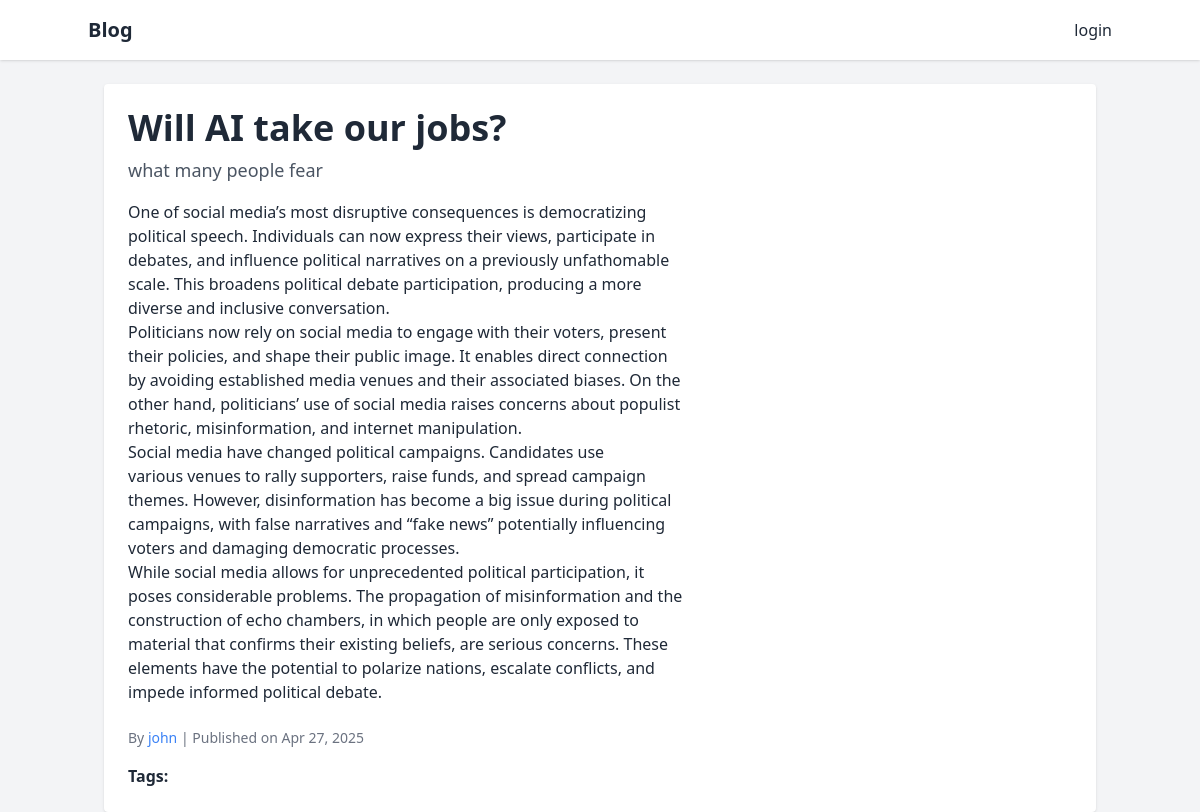
Screenshot of /post/will-ai-take-our-jobs-what-many-people-fear/ with the database file from the repository.
### appstore/models.py (models this page shows, shortened)
class Post(models.Model):
    title=models.CharField(max_length=100, unique=True)
    subtitle=models.CharField(max_length=100,blank=True)
    slug=models.SlugField(max_length=100,unique=True)
    content=models.TextField()
    meta_description=models.CharField(max_length=150,blank=True)
    date_created=models.DateTimeField(auto_now_add=True)
    date_modified=models.DateTimeField(auto_now=True)
    published_date=models.DateTimeField(auto_now=True)
    published=models.BooleanField(default=False)
    author=models.ForeignKey(Profile,on_delete=models.PROTECT)
    tags=models.ManyToManyField(Tag,blank=True)
    class Meta:
        ordering=["-published_date"]

class Profile(models.Model):
    user=models.OneToOneField(settings.AUTH_USER_MODEL,on_delete=models.PROTECT)
    website=models.URLField(blank=True)
    bio=models.CharField(max_length=240,blank=True)

### appstore/views.py (the view)
# urls.py: path('post/<slug:slug>/', views.detail, name='detail'),
def detail(request, slug):
    post = get_object_or_404(Post, slug=slug, published=True)
    return render(request, 'detail.html', {'post': post})

### appstore/templates/detail.html (shortened to what this page needs)
{% extends 'base.html' %}
{% block content %}
<article class="bg-white p-6 rounded shadow">
    <h1 class="text-4xl font-bold mb-2">{{ post.title }}</h1>
    <p class="text-lg text-gray-600 mb-4">{{ post.subtitle }}</p>
    <div class="prose max-w-none">
        {{ post.content|linebreaks }}
    </div>
    <p class="mt-6 text-sm text-gray-500">
        By
        <a href="{% url 'profile' username=post.author.user.username %}" class="text-blue-500 hover:underline">
            {{ post.author.user.username }}
        </a>
        | Published on {{ post.published_date|date:"M d, Y" }}
    </p>
    <div class="mt-4">
        <strong>Tags:</strong>
    </div>
</article>
{% endblock %}

### rows the page displays
Post: title "Will AI take our jobs?", subtitle "what many people fear", content "One of social media’s most disruptive consequences is democratizing political speech. Individuals can now express their views, participate in debates, and influence political narratives on a previously unfathomable scale. This broadens political debate participation, producing a more diverse and inclusive conversation. Politicians now rely on social media to engage with their voters, present their policies, and shape their public image. It enables direct connection by avoiding established media venues and their associated biases. On the other hand, politicians’ use of social media raises concerns about populist rhetoric, misinformation, and internet manipulation. Social media have changed…", author.user.username "john", published_date "Apr 27, 2025"
